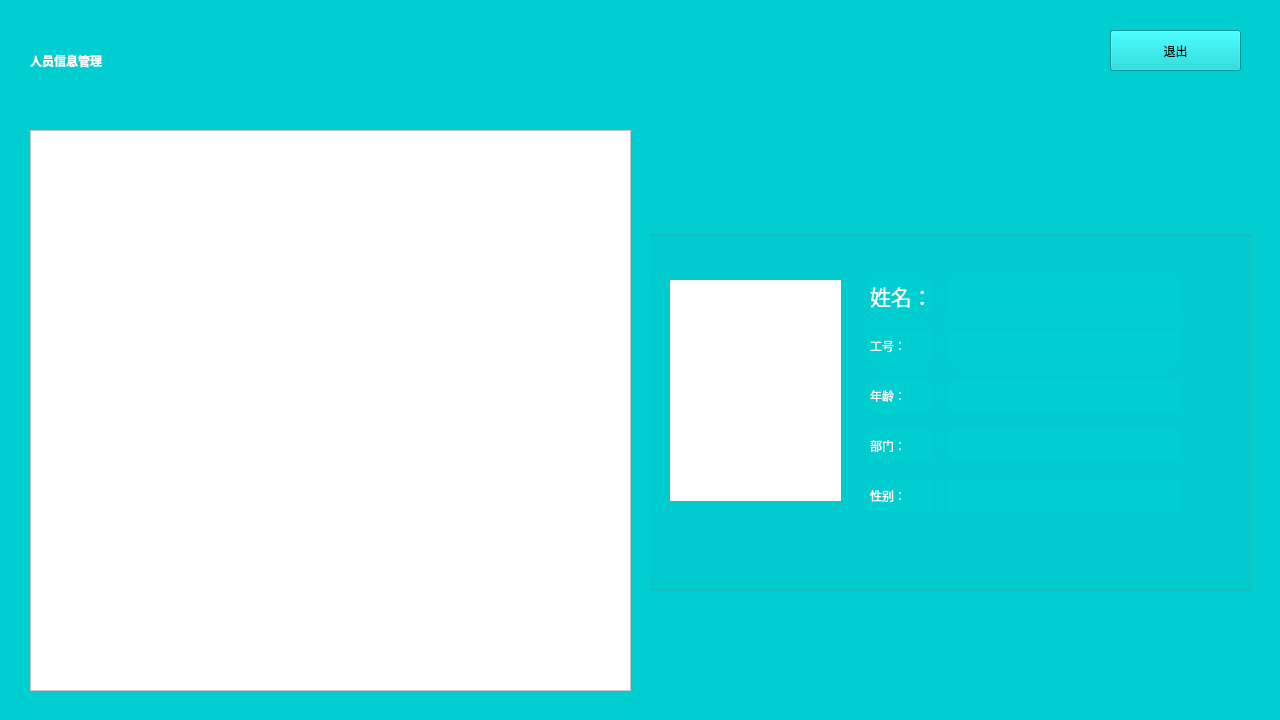
<?xml version="1.0" encoding="UTF-8"?>
<ui version="4.0">
 <class>InFoManager</class>
 <widget class="QWidget" name="InFoManager">
  <property name="geometry">
   <rect>
    <x>0</x>
    <y>0</y>
    <width>1280</width>
    <height>720</height>
   </rect>
  </property>
  <property name="windowTitle">
   <string>Form</string>
  </property>
  <property name="styleSheet">
   <string notr="true">background-color:rgb(0,206,209)</string>
  </property>
  <widget class="QTableView" name="datatableView">
   <property name="geometry">
    <rect>
     <x>30</x>
     <y>130</y>
     <width>601</width>
     <height>561</height>
    </rect>
   </property>
   <property name="styleSheet">
    <string notr="true">background-color:rgb(255, 255, 255)</string>
   </property>
  </widget>
  <widget class="QLabel" name="photolabel">
   <property name="geometry">
    <rect>
     <x>670</x>
     <y>280</y>
     <width>171</width>
     <height>221</height>
    </rect>
   </property>
   <property name="autoFillBackground">
    <bool>false</bool>
   </property>
   <property name="styleSheet">
    <string notr="true">background-color:rgb(255,255,255)</string>
   </property>
   <property name="text">
    <string/>
   </property>
  </widget>
  <widget class="QLabel" name="label">
   <property name="geometry">
    <rect>
     <x>870</x>
     <y>280</y>
     <width>61</width>
     <height>31</height>
    </rect>
   </property>
   <property name="font">
    <font>
     <family>Adobe 宋体 Std L</family>
     <pointsize>16</pointsize>
     <weight>3</weight>
     <italic>false</italic>
     <bold>false</bold>
    </font>
   </property>
   <property name="styleSheet">
    <string notr="true">font: 25 16pt &quot;Adobe 宋体 Std L&quot;;color:white;font-size:bold</string>
   </property>
   <property name="text">
    <string>姓名：</string>
   </property>
  </widget>
  <widget class="QLabel" name="label_2">
   <property name="geometry">
    <rect>
     <x>870</x>
     <y>330</y>
     <width>61</width>
     <height>31</height>
    </rect>
   </property>
   <property name="styleSheet">
    <string notr="true">font: 25 16pt &quot;Adobe 宋体 Std L&quot;;color:white;font-size:bold</string>
   </property>
   <property name="text">
    <string>工号：</string>
   </property>
  </widget>
  <widget class="QLabel" name="label_3">
   <property name="geometry">
    <rect>
     <x>870</x>
     <y>380</y>
     <width>61</width>
     <height>31</height>
    </rect>
   </property>
   <property name="styleSheet">
    <string notr="true">font: 25 16pt &quot;Adobe 宋体 Std L&quot;;color:white;font-size:bold</string>
   </property>
   <property name="text">
    <string>年龄：</string>
   </property>
  </widget>
  <widget class="QLabel" name="label_4">
   <property name="geometry">
    <rect>
     <x>870</x>
     <y>430</y>
     <width>61</width>
     <height>31</height>
    </rect>
   </property>
   <property name="styleSheet">
    <string notr="true">font: 25 16pt &quot;Adobe 宋体 Std L&quot;;color:white;font-size:bold</string>
   </property>
   <property name="text">
    <string>部门：</string>
   </property>
  </widget>
  <widget class="QLabel" name="label_5">
   <property name="geometry">
    <rect>
     <x>870</x>
     <y>480</y>
     <width>61</width>
     <height>31</height>
    </rect>
   </property>
   <property name="styleSheet">
    <string notr="true">font: 25 16pt &quot;Adobe 宋体 Std L&quot;;color:white;font-size:bold</string>
   </property>
   <property name="text">
    <string>性别：</string>
   </property>
  </widget>
  <widget class="QLabel" name="label_6">
   <property name="geometry">
    <rect>
     <x>30</x>
     <y>30</y>
     <width>261</width>
     <height>61</height>
    </rect>
   </property>
   <property name="styleSheet">
    <string notr="true">color:white;font: 28pt &quot;Adobe 楷体 Std R&quot;;font-weight:bold</string>
   </property>
   <property name="text">
    <string>人员信息管理</string>
   </property>
  </widget>
  <widget class="QGroupBox" name="groupBox">
   <property name="enabled">
    <bool>true</bool>
   </property>
   <property name="geometry">
    <rect>
     <x>650</x>
     <y>230</y>
     <width>601</width>
     <height>361</height>
    </rect>
   </property>
   <property name="title">
    <string notr="true"/>
   </property>
   <property name="alignment">
    <set>Qt::AlignCenter</set>
   </property>
   <property name="flat">
    <bool>false</bool>
   </property>
   <property name="checkable">
    <bool>false</bool>
   </property>
   <widget class="QLabel" name="namelabel">
    <property name="geometry">
     <rect>
      <x>300</x>
      <y>50</y>
      <width>231</width>
      <height>31</height>
     </rect>
    </property>
    <property name="styleSheet">
     <string notr="true">font: 25 14pt &quot;Adobe 宋体 Std L&quot;;</string>
    </property>
    <property name="text">
     <string/>
    </property>
   </widget>
   <widget class="QLabel" name="IDlabel">
    <property name="geometry">
     <rect>
      <x>300</x>
      <y>100</y>
      <width>231</width>
      <height>31</height>
     </rect>
    </property>
    <property name="styleSheet">
     <string notr="true">font: 25 14pt &quot;Adobe 宋体 Std L&quot;;</string>
    </property>
    <property name="text">
     <string/>
    </property>
   </widget>
   <widget class="QLabel" name="Agelabel">
    <property name="geometry">
     <rect>
      <x>300</x>
      <y>150</y>
      <width>231</width>
      <height>31</height>
     </rect>
    </property>
    <property name="styleSheet">
     <string notr="true">font: 25 14pt &quot;Adobe 宋体 Std L&quot;;</string>
    </property>
    <property name="text">
     <string/>
    </property>
   </widget>
   <widget class="QLabel" name="Apartlabel">
    <property name="geometry">
     <rect>
      <x>300</x>
      <y>200</y>
      <width>231</width>
      <height>31</height>
     </rect>
    </property>
    <property name="styleSheet">
     <string notr="true">font: 25 14pt &quot;Adobe 宋体 Std L&quot;;</string>
    </property>
    <property name="text">
     <string/>
    </property>
   </widget>
   <widget class="QLabel" name="Genderlabel">
    <property name="geometry">
     <rect>
      <x>300</x>
      <y>250</y>
      <width>231</width>
      <height>31</height>
     </rect>
    </property>
    <property name="styleSheet">
     <string notr="true">font: 25 14pt &quot;Adobe 宋体 Std L&quot;;</string>
    </property>
    <property name="text">
     <string/>
    </property>
   </widget>
  </widget>
  <widget class="QToolButton" name="exitbtn">
   <property name="geometry">
    <rect>
     <x>1110</x>
     <y>30</y>
     <width>131</width>
     <height>41</height>
    </rect>
   </property>
   <property name="text">
    <string>退出</string>
   </property>
  </widget>
  <zorder>groupBox</zorder>
  <zorder>datatableView</zorder>
  <zorder>photolabel</zorder>
  <zorder>label</zorder>
  <zorder>label_2</zorder>
  <zorder>label_3</zorder>
  <zorder>label_4</zorder>
  <zorder>label_5</zorder>
  <zorder>label_6</zorder>
  <zorder>exitbtn</zorder>
 </widget>
 <resources/>
 <connections/>
</ui>
